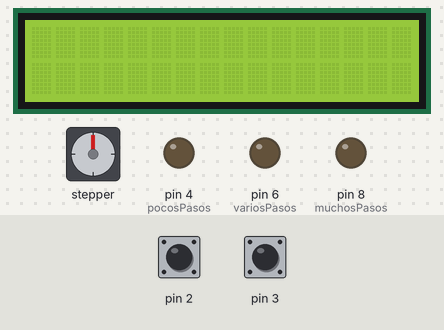
Bench run of a sketch on a simulated Arduino Uno, built with avr-gcc and run on an emulated ATmega328P. On the bench: 16×2 character LCD, stepper motor, output pins drawn as LEDs (lit = HIGH). Inputs (shaded band) come from the test bench; at power-on: pin 2 LOW, pin 3 LOW. Stepper angles assume 2048 steps per turn.

Above: at 1.2 s.
1.3 s: pin 2 driven HIGH
At 2.4 s:
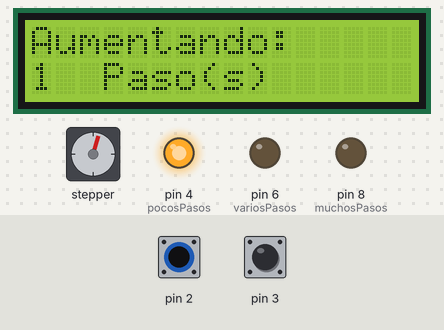
4.3 s: pin 3 driven HIGH
At 6.1 s:
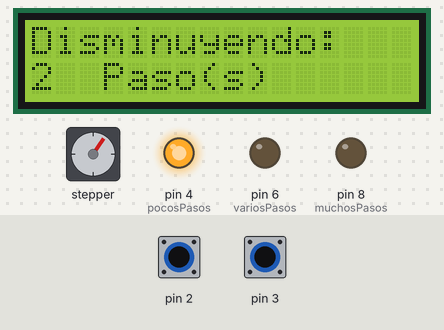
7.3 s: pin 2 pulsed LOW 2 times (0.12 s each, 0.3 s apart)
At 9.0 s:
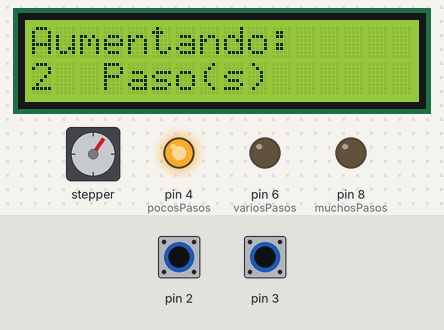
10.9 s: pin 3 pulsed LOW 2 times (0.12 s each, 0.3 s apart)
At 14.7 s:
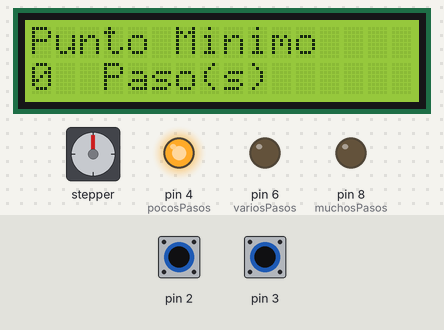
Timing chart, 0 to 15.5 s (numbered marks = the images above; inputs shaded):
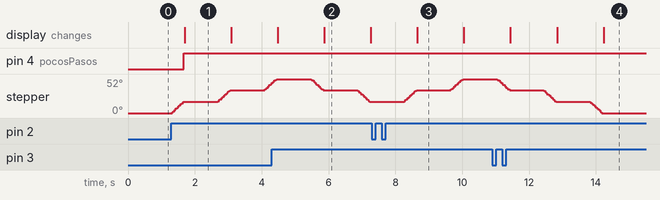

The sketch:

MotorAPasos.ino
```cpp
// Librerias Usadas en el programa
#include <Wire.h>
#include <LiquidCrystal_I2C.h>
#include <Stepper.h>


LiquidCrystal_I2C lcd(0x27, 16, 2);  // Para realizar conexion con el LCD

int stepPerRevolution = 2048;
Stepper myStepper(stepPerRevolution, 5, 7, 9, 11);  // Cantidad pasos por vuelta,  IN1, IN3, IN2, IN4
int motSpeed = 8;  // del 1 al 15
int dt = 2000;
int stepSize = 100;
int stepsAdvanced = 0;

// Varaible bandera para terminar el programa
bool banderaTerminar = false;

// Variable Para activaciojn mediante botones
bool avanzarPasos = false;
bool disminuirPasos = false;

// Iniciar Variables LEDS
int pocosPasos = 4;
int variosPasos = 6;
int muchosPasos = 8;

void setup() {

  // Creacion de los LED como salidas
  pinMode(pocosPasos, OUTPUT);
  pinMode(variosPasos, OUTPUT);
  pinMode(muchosPasos, OUTPUT);

  // Establecemos la velocidad
  myStepper.setSpeed(motSpeed);

  // Inicializacion del LCD
  lcd.init();
  lcd.backlight();
  lcd.clear();

  //interrupciones Para realizar cambiar de direccion de giro del motor a pasos
  attachInterrupt(digitalPinToInterrupt(2), avanzarPaso, RISING);
  attachInterrupt(digitalPinToInterrupt(3), disminuirPaso, RISING);
}


void loop() {
  if (banderaTerminar == false) {

    // Programa principal
    if (stepsAdvanced <= 20 && stepsAdvanced > 0 && disminuirPasos == true) {

      myStepper.step(-stepSize);  // Avance con el tamaña del paso dado
      stepsAdvanced--;
      condicionalesLeds();  //Condicionante de prendido de LEDS segun los pasos dados
      lcd.clear();
      lcd.setCursor(0, 0);
      if (stepsAdvanced == 0) {
        lcd.print("Punto Minimo");
      } else {
        lcd.print("Disminuyendo:");
      }
      lcd.setCursor(0, 1);
      lcd.print(stepsAdvanced);
      lcd.setCursor(3, 1);
      lcd.print("Paso(s)");
      delay(1000);
    }
    //Caso cuando avanza
    if (stepsAdvanced < 20 && avanzarPasos == true) {
      myStepper.step(stepSize);  // Avance con el tamaña del paso dado
      stepsAdvanced++;
      condicionalesLeds();  //Condicionante de prendido de LEDS segun los pasos dados
      lcd.clear();
      lcd.setCursor(0, 0);
      if (stepsAdvanced == 20) {
        lcd.print("Punto Maximo");
      } else {
        lcd.print("Aumentando:");
      }
      lcd.setCursor(0, 1);
      lcd.print(stepsAdvanced);
      lcd.setCursor(3, 1);
      lcd.print("Paso(s)");
      delay(1000);
    }
  }
}

// Funcion por interrupcion para disminuir pasos

void disminuirPaso() {
  disminuirPasos = true;
  avanzarPasos = false;
}

// Funcion por interrupcion Para aumentar pasos

void avanzarPaso() {
  avanzarPasos = true;
  disminuirPasos = false;
}

// Funcion para apagar LEDS

void apagarLeds() {
  digitalWrite(pocosPasos, LOW);
  digitalWrite(variosPasos, LOW);
  digitalWrite(muchosPasos, LOW);
}

// Funcion para determinar que LED encender segun los pasos dados

void condicionalesLeds() {
  if (stepsAdvanced >= 0 && stepsAdvanced <= 5) {
    digitalWrite(pocosPasos, HIGH);
  } else {
    digitalWrite(pocosPasos, LOW);
  }

  if (stepsAdvanced >= 6 && stepsAdvanced <= 11) {
    digitalWrite(variosPasos, HIGH);
  } else {
    digitalWrite(variosPasos, LOW);
  }

  if (stepsAdvanced >= 12 && stepsAdvanced <= 20) {
    digitalWrite(muchosPasos, HIGH);
  } else {
    digitalWrite(muchosPasos, LOW);
  }
}
```

Measured:
- after the input at 1.3 s, pin 4 (pocosPasos): LOW → HIGH after 0.37 s; stepper: turns 17° clockwise in 0.33 s, then 18° clockwise in 0.37 s, then 9° clockwise in 0.18 s; the display: changes after 0.39 s (image 1)
- after the input at 4.3 s, the display: first differs from a run without the input after 1.6 s (image 2)
- after the input at 7.3 s, the display: changes after 1.4 s (image 3)
- after the input at 10.9 s, pin 4 (pocosPasos): stays HIGH (without the input it goes to LOW after 3.3 s); pin 6 (variosPasos): stays LOW (without the input it goes to HIGH after 3.3 s); the display: first changes after 0.54 s (image 4 shows a later state)
